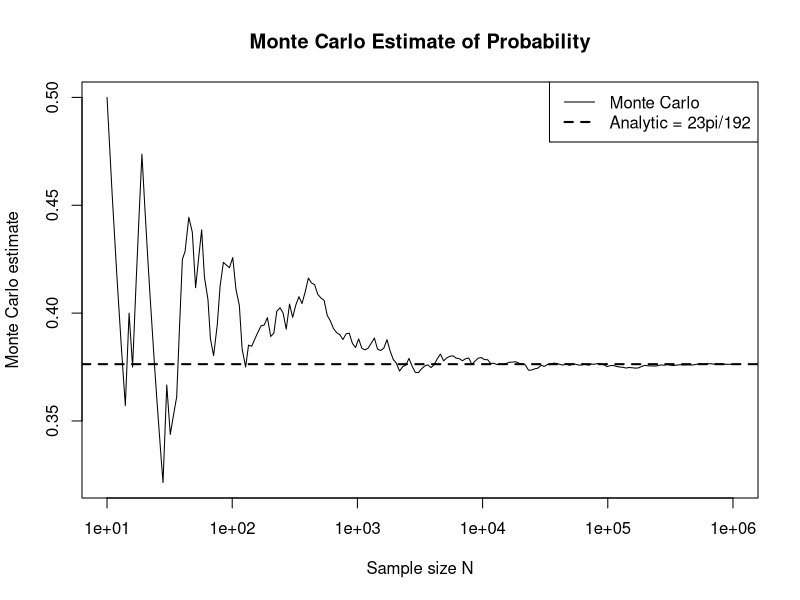

R code for this plot:
set.seed(123)

Nmax <- 1e6

x <- runif(Nmax)
y <- runif(Nmax)
z <- runif(Nmax)

success <- (x^2 + y^2 < z) & (z^2 > x*y)

# Cumulative Monte Carlo estimate
cum_est <- cumsum(success) / seq_len(Nmax)

# Log-spaced sample sizes
Nvals <- unique(round(10^seq(1, 6, length.out = 200)))

analytic <- 23*pi/192

plot(
  Nvals,
  cum_est[Nvals],
  type = "l",
  log = "x",
  xlab = "Sample size N",
  ylab = "Monte Carlo estimate",
  main = "Monte Carlo Estimate of Probability"
)

abline(
  h = analytic,
  lty = 2,
  lwd = 2
)

legend(
  "topright",
  legend = c("Monte Carlo", "Analytic = 23pi/192"),
  lty = c(1, 2),
  lwd = c(1, 2)
)

analytic
mean(success)
